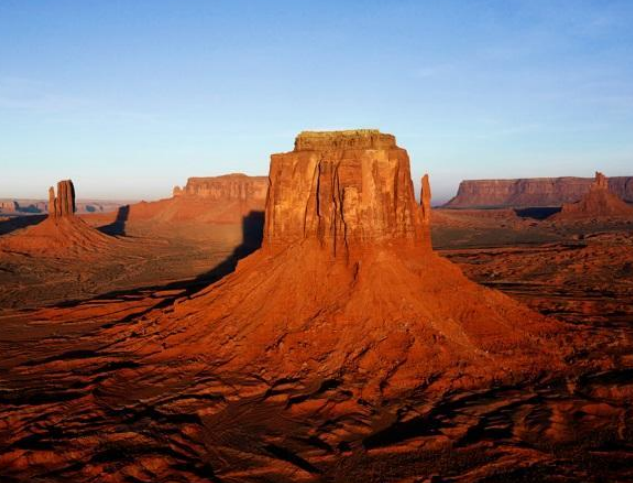
#> input picture TP1/image_test_1/vo.png, 633 x 483 px, found by its file name
$ jupyter execute TP1.ipynb
#> lines starting #> are read from the running program, lines starting #| are printed output that depends on the picture
# AI Lab Practical 1: Digital Image and Geometric Transformation

### 1. Introduction: Digital Image
A digital image is a numerical representation of a visual object, composed of picture elements called `pixels`, each
having an intensity value ranging from 0 to 255. In this section, we will focus on two types of images:
* Grayscale Image: Each pixel has a single value [0,1, . . .225], where 0 represents black and 255 represents
white.
* Color Image (RGB): Each pixel is represented by three values Rad, Green, and Blue with intensities ranging
from 0 to 255.

[cell 1]
import cv2 as cv
import numpy as np
from PIL import Image
import matplotlib.pyplot as plt

**Question 1**: Given a grayscale image and matrix of pixels value below:

**1.1.** What are the dimensions and pixel values of this image? Create an array from the given data and use
Matplotlib to visualize the image in Python. Does the output image look the same as the original image? Why
or why not? If it does not look the same, explain how you can transform it to match the original image.

[cell 2]
im = np.array([[11, 11, 0, 0, 11, 11],
                [11, 0, 1, 1, 0, 11],
                [0, 1, 10, 10, 1, 0],
                [0, 1, 10, 10, 1, 0],
                [11, 0, 1, 1, 0, 11],
                [11, 11, 0, 0, 11, 11]
                ])

print('pixels: ', im.shape)

plt.imshow(im, cmap='gray')
plt.axis('off')

**1.2.** Now we want reduce the size of original pixel to 4x4 using function `resize(m,n)` in OpenCV, Show result
by plot this image after resize and check the pixels value again. Any different from the original?

[cell 3]
# Resize Image

im = im.astype(float)
re_im = cv.resize(im, (4,4))
print('new pixels: ', re_im.shape)

plt.imshow(im, cmap='gray')
plt.axis('off')

**1.3.** Generate another two-color channel Green and Blue your self by keeping the Red channel has the same data
give in order to create a color image. What do you observe when you switch the color order from (R, G, B) to
(B, G, R) using a subplot layout of 1×2 (1 row and 2 columns)?

[cell 4]
def to_rgb(pixels):
    # Create an empty RGB array (same height & width, 3 color channels)
    h, w = pixels.shape
    rgb = np.zeros((h, w, 3), dtype=np.uint8)

    # Define mapping: [R, G, B]
    for i in range(h):
        for j in range(w):
            val = pixels[i, j]
            if val == 11:      # Blue
                rgb[i, j] = [0, 0, 255]
            elif val == 10:    # Red
                rgb[i, j] = [255, 0, 0]
            elif val == 0:     # Green
                rgb[i, j] = [0, 255, 0]
            elif val == 1:     # Yellow (mix of Red + Green)
                rgb[i, j] = [255, 255, 0]
            else:
                rgb[i, j] = [0, 0, 0]  # Default black if unmatched
    return rgb

rgb_image = to_rgb(im)

# Display the RGB image
plt.imshow(rgb_image)
plt.title("RGB Image (11=Blue, 10=Red, 0=Green, 1=Yellow)")
plt.axis('off')
plt.show()

[cell 5]
bgr_image = cv.cvtColor(rgb_image, cv.COLOR_RGB2BGR)

plt.imshow(bgr_image)
plt.title("BGR Image (11=Blue, 10=Red, 0=Green, 1=Yellow)")
plt.axis('off')
plt.show()

**Question 2:** Given that color (R-G-B) image `vo.png` from data folder name `image_test_1` you can use your picture. In this section we will work on real properties image and relation between color (R-G-B) to grayscale. For loading this image and setting name `im_cv` by using function `cv2.imread(“vo.png”)` in `OpenCV`, `im_plt` by using function `plt.imread(“vo.png”)` in `matplotlib`. Let an array name `arr_image` to be keep all intensity pixels ($R_0$, $G_0$, $B_0$).

**2.1.** Display this image using library `OpenCV` and `matplotlib`. Any different from both result and give remark?

[cell 6]
im_cv = cv.imread("/Users/somchannreaksmey/Documents/I4-AMS-B/Artificial-Intelligence/TP1/image_test_1/vo.png")
#> im_cv is the input picture: shape (483, 633, 3); mean B, G, R 97, 100.3, 128.6
im_cv_rgb = cv.cvtColor(im_cv, cv.COLOR_BGR2RGB)
plt.imshow(im_cv_rgb)
plt.axis('off')
plt.show()

[cell 7]
im_plt = plt.imread("/Users/somchannreaksmey/Documents/I4-AMS-B/Artificial-Intelligence/TP1/image_test_1/vo.png")
plt.imshow(im_plt)

[cell 8]
arr_image = cv.cvtColor(im_cv, cv.COLOR_RGB2BGR)
arr_image

**2.2.** Now let convert from color to grayscale by setting an array name `arr_gray1` is defined by $\frac{1}{3} (R_0 + G_0 + B_0)$
and `arr_gray2` is defined by the linear combination $0.2126R_0 + 0.7152G_0 + 0.0722B_0$ . Plot these images following two arrays above and finally using function directly `imread("image_name", cv2.IMREAD_GRAYSCALE)`

[cell 9]
im_gray = cv.imread("/Users/somchannreaksmey/Documents/I4-AMS-B/Artificial-Intelligence/TP1/image_test_1/vo.png", cv.IMREAD_GRAYSCALE)
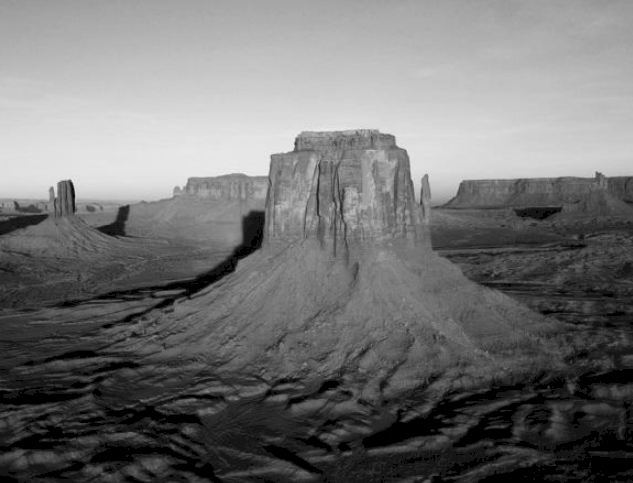
#> im_gray: shape (483, 633); min 0, max 242, mean 115.2
plt.imshow(im_gray, cmap="gray")

**2.3.** Now loading the image name `a.png` from folder name `image_test_1`, checking the image properties it is a grayscale or color (R-G-B)? why? It not grayscale so transform this image to grayscale.

[cell 10]
path = "/Users/somchannreaksmey/Documents/I4-AMS-B/Artificial-Intelligence/TP1/image_test_1/a.png"

im_a_cv = cv.imread(path)
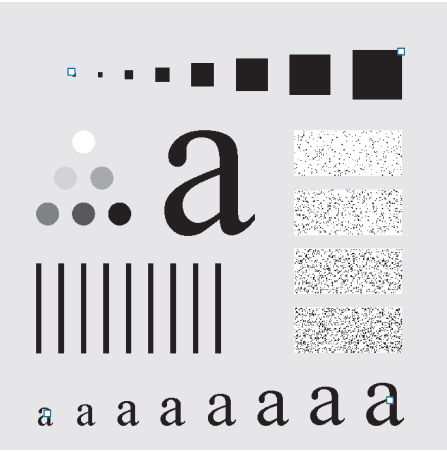
#> input picture TP1/image_test_1/a.png, 447 x 451 px, found by its file name
#> im_a_cv is the input picture: shape (451, 447, 3); mean B, G, R 213.5, 211.8, 212.1

print("cv.imread -> shape:", im_a_cv.shape, "dtype:", im_a_cv.dtype)
#| cv.imread -> shape: (451, 447, 3) dtype: uint8
# Determine type using cv.imread result
if im_a_cv.ndim == 2:
    print("Detected (from cv.imread): Grayscale image (2D array).")
elif im_a_cv.ndim == 3 and im_a_cv.shape[2] == 3:
    # check if all channels are identical -> effectively grayscale
    if np.allclose(im_a_cv[...,0], im_a_cv[...,1]) and np.allclose(im_a_cv[...,0], im_a_cv[...,2]):
        print("Detected (from cv.imread): 3-channel image but all channels equal -> effectively grayscale.")
    else:
        print("Detected (from cv.imread): Color image (BGR, 3 channels).")

[cell 11]
gray_from_cv = cv.cvtColor(im_a_cv, cv.COLOR_BGR2GRAY)
plt.imshow(gray_from_cv, cmap="gray")

## 2. Cropping an image
In objective to extract a specific region of interest (ROI) from an image using slicing operations. Concept of cropping an image means selecting a rectangular portion from the original image based on pixel coordinates:

$cropped = image[y_{start}, y_{end}, x_{start}, x_{end}]$

* $y$ is represent vertical axis row from top to bottom
* $x$ is represent horizontal axis column from left to right
* $image$ loading from your image dataset

Given an image name `a.png` from folder name `image_test_1`, as shown in picture below:

* The vertical coordinate $y \in [0, 451]$
* The horizontal coordinate $x \in [0, 447]$

**Question1:** Based on the original image, crop the regions defined by the bounding boxes corresponding to each color green, blue, and orange

[cell 12]
image = cv.imread(path)
cropped_green = image[110:250, 140:280]
plt.imshow(cropped_green)

[cell 13]
cropped_blue = image[120:230, 20:140]
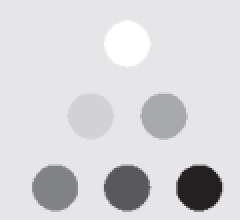
#> cropped_blue: shape (110, 120, 3) (shown 2 times larger); mean B, G, R 216.4, 214.5, 214.5
plt.imshow(cropped_blue)

[cell 14]
cropped_orange = image[380:440, 20:420]
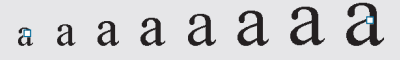
#> cropped_orange: shape (60, 400, 3); mean B, G, R 208.4, 206.4, 206.7
plt.imshow(cropped_orange)

**Question2:** Based on bounding boxes corresponding to each color green, blue, and orange, try to crop with another shape of bounding box such as circle.

[cell 15]
def circular_crop_region(img, y1, y2, x1, x2, bg_color=(255,255,255)):
    # Crop rectangular region then apply circular mask
    region = img[y1:y2, x1:x2].copy()
    h, w = region.shape[:2]
    center = (w // 2, h // 2)
    radius = min(h, w) // 2

    mask = np.zeros((h, w), dtype=np.uint8)
    cv.circle(mask, center, radius, 255, -1)           # filled circle mask
    mask_bool = mask.astype(bool)

    out = np.full_like(region, bg_color, dtype=region.dtype)
    out[mask_bool] = region[mask_bool]
    return out

# bounding boxes used earlier
boxes = {
    "green": (110, 250, 140, 280),
    "blue":  (120, 230,  20, 140),
    "orange":(380, 440,  20, 420),
}

circrops = {}
for name, (y1,y2,x1,x2) in boxes.items():
    circrops[name] = circular_crop_region(image, y1, y2, x1, x2)
#> after the loop, circrops = 3 items

# Display side-by-side (convert BGR->RGB for correct colors in matplotlib)
fig, axs = plt.subplots(1, 3, figsize=(12, 5))
for ax, (name, crop) in zip(axs, circrops.items()):
    ax.imshow(cv.cvtColor(crop, cv.COLOR_BGR2RGB))
    ax.set_title(f"{name} (circular crop)")
    ax.axis("off")
#> this loop made 3 passes
#> name on passes 1 to 3: 'green', 'blue', 'orange'
plt.tight_layout()

### 3. Geometric Transformation

Geometric operation of digital image consists of two basic operations `spatial (plan)` for transformation coordinate and `intensity interpolation` for assigned intensity values to spatially transform pixels. In this part we introduce geometric transformation operation:

$\begin{bmatrix}x'\\y'\\z'\end{bmatrix} = A\begin{bmatrix}x\\y\\1\end{bmatrix} = \begin{bmatrix}a_{11}&a_{12}&a_{13}\\a_{21}&a_{22}&a_{23}\\0&0&1\end{bmatrix} \begin{bmatrix}x\\y\\1\end{bmatrix}$

For the image has provided name a.png from folder name image_test_1, we will work on many transformation
methods according to the matrix A was given.

**Question 1:**

Given that a matrix $A = \begin{bmatrix}1&0&t_x\\0&1&t_y\\0&0&1\end{bmatrix}$ for image translation then the new coordinates are defined as $\begin{cases}x'=x+t_x\\y'=y+t_y\end{cases}$

Testing any values of $t_x$ and $t_y$ and then plot this image using matplotlib. For example, by replacing $(t_x, t_y)=(80,30)$ and $(30, 0)$

[cell 16]
# Image Translation Transformation
# Translation matrix: [1, 0, tx; 0, 1, ty; 0, 0, 1]

# Define translation parameters
translations = [(80, 30), (30, 0)]

fig, axs = plt.subplots(1, 3, figsize=(15, 5))

# Original image
axs[0].imshow(cv.cvtColor(image, cv.COLOR_BGR2RGB))
axs[0].set_title("Original Image")
axs[0].axis('off')

# Apply translations
for idx, (tx, ty) in enumerate(translations):
    # Create translation matrix
    M = np.float32([[1, 0, tx],
                    [0, 1, ty]])

    # Apply affine transformation
    translated = cv.warpAffine(image, M, (image.shape[1], image.shape[0]))

    # Plot result
    axs[idx + 1].imshow(cv.cvtColor(translated, cv.COLOR_BGR2RGB))
    axs[idx + 1].set_title(f"Translation (tx={tx}, ty={ty})")
    axs[idx + 1].axis('off')

plt.tight_layout()
plt.show()

**Question 2:**
Given that a matrix $A = \begin{bmatrix}\cos(\theta)&-\sin(\theta)&0\\\sin(\theta)&\cos(\theta)&0\\0&0&1\end{bmatrix}$ for image translation then the new coordinates are defined as $\begin{cases}x'=x\cos(\theta)+y\sin(\theta)\\y'=x\sin(\theta)+y\cos(\theta)\end{cases}$

**2.1.** Testing any values of $\theta = [30^o, 45^o, 60^o]$ and then plot this image using matplotlib as picture below

[cell 17]
# Image Rotation Transformation
# Rotation matrix: [cos(θ), -sin(θ), 0; sin(θ), cos(θ), 0; 0, 0, 1]

# Define rotation angles in degrees
angles = [30, 45, 60]

fig, axs = plt.subplots(1, 4, figsize=(16, 4))

# Original image
axs[0].imshow(cv.cvtColor(image, cv.COLOR_BGR2RGB))
axs[0].set_title("Original Image")
axs[0].axis('off')

# Apply rotations
for idx, angle in enumerate(angles):
    # Get image center
    h, w = image.shape[:2]
    center = (w // 2, h // 2)

    # Get rotation matrix
    M = cv.getRotationMatrix2D(center, angle, 1.0)

    # Apply rotation
    rotated = cv.warpAffine(image, M, (w, h))

    # Plot result
    axs[idx + 1].imshow(cv.cvtColor(rotated, cv.COLOR_BGR2RGB))
    axs[idx + 1].set_title(f"Rotation θ={angle}°")
    axs[idx + 1].axis('off')
#> this loop made 3 passes
#> M on passes 1 to 3: [[0.866, 0.5, -82.62], [-0.5, 0.866, 141.6]], [[0.707, 0.707, -93.78], [-0.707, 0.707, 223.6]], [[0.5, 0.866, -83.36], [-0.866, 0.5, 305.6]]
#> pass 1, `rotated = cv.warpAffine(image, M, (w, h))`:
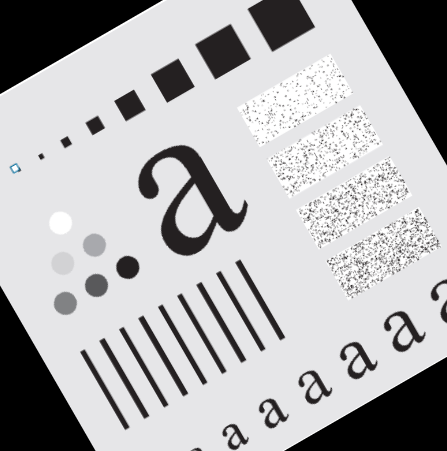
#> rotated: shape (451, 447, 3); mean B, G, R 178.5, 177, 177.4

plt.tight_layout()
plt.show()
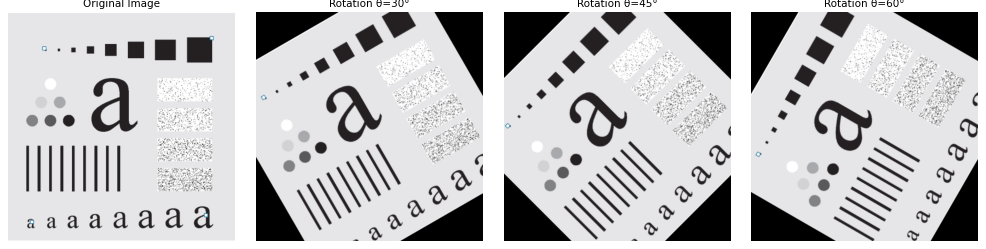
#> figure drawn by matplotlib, 4 panels

**2.2.** Combine both technique rotation and translation at the same time by testing the parameter value $(\theta, t_x, t_y) = [(300, 30,60), (450, 0,80)] $ and then using a subplot layout of 1×3 (1 row and 3 columns) of the result original image, and another two receive from the transformation.

[cell 18]
# Combined Rotation and Translation Transformation
# Parameters: (θ, tx, ty) = [(300, 30, 60), (450, 0, 80)]

# Define transformation parameters
params = [(300, 30, 60), (450, 0, 80)]

fig, axs = plt.subplots(1, 3, figsize=(15, 5))

# Original image
axs[0].imshow(cv.cvtColor(image, cv.COLOR_BGR2RGB))
axs[0].set_title("Original Image")
axs[0].axis('off')

# Apply combined rotation and translation
for idx, (theta, tx, ty) in enumerate(params):
    # Get image center
    h, w = image.shape[:2]
    center = (w // 2, h // 2)

    # Get rotation matrix around center
    M_rot = cv.getRotationMatrix2D(center, theta, 1.0)

    # Add translation to the rotation matrix
    M_rot[0, 2] += tx
    M_rot[1, 2] += ty

    # Apply combined transformation
    transformed = cv.warpAffine(image, M_rot, (w, h))

    # Plot result
    axs[idx + 1].imshow(cv.cvtColor(transformed, cv.COLOR_BGR2RGB))
    axs[idx + 1].set_title(f"θ={theta}°, tx={tx}, ty={ty}")
    axs[idx + 1].axis('off')
#> this loop made 2 passes
#> pass 1, `transformed = cv.warpAffine(image, M_rot, (w, h))`:
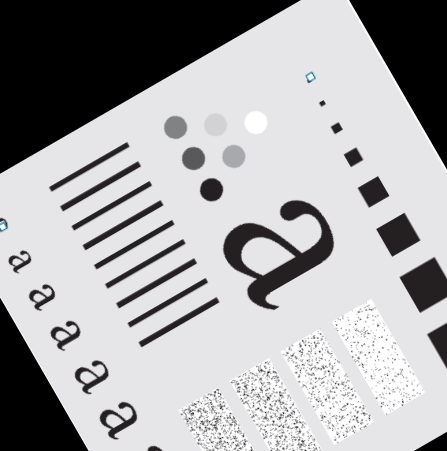
#> transformed: shape (451, 447, 3); mean B, G, R 169.1, 167.7, 168

plt.tight_layout()
plt.show()

**Question 2:**

Given that a matrix $A_v = \begin{bmatrix}1&s_v&0\\0&1&0\\0&0&1\end{bmatrix}$ and $A_h = \begin{bmatrix}1&0&0\\s_h&1&0\\0&0&1\end{bmatrix}$ represent a `shear` vertical and horizontal respectively. The new coordinates are defined as:

$\begin{cases}x'_v=x+s_vy\\y'_v=y\end{cases}$ and $\begin{cases}x'_h=x\\y'_h=s_hx+y\end{cases}$

Testing the value of $s_v=0.5$ and $s_h=0.5$ then subplot layout 1×3 (1 row and 3 columns) as picture given

[cell 19]
# Image Shear Transformation
# Vertical shear matrix: [1, sv, 0; 0, 1, 0; 0, 0, 1]
# Horizontal shear matrix: [1, 0, 0; sh, 1, 0; 0, 0, 1]

# Define shear parameters
sv = 0.5  # vertical shear
sh = 0.5  # horizontal shear

fig, axs = plt.subplots(1, 3, figsize=(15, 5))

# Original image
axs[0].imshow(cv.cvtColor(image, cv.COLOR_BGR2RGB))
axs[0].set_title("Original Image")
axs[0].axis('off')

# Vertical shear transformation
M_v = np.float32([[1, sv, 0],
                  [0, 1, 0]])
sheared_v = cv.warpAffine(image, M_v, (image.shape[1], image.shape[0]))
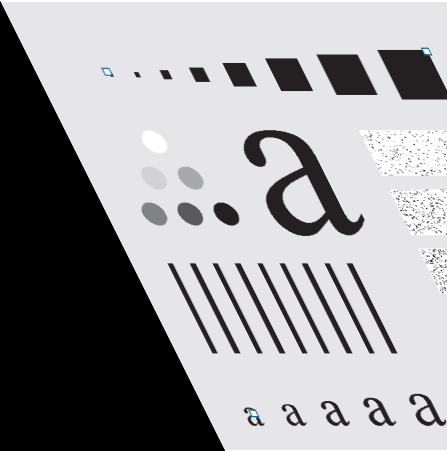
#> sheared_v: shape (451, 447, 3); mean B, G, R 157.4, 156, 156.3
axs[1].imshow(cv.cvtColor(sheared_v, cv.COLOR_BGR2RGB))
axs[1].set_title(f"Vertical Shear (sv={sv})")
axs[1].axis('off')

# Horizontal shear transformation
M_h = np.float32([[1, 0, 0],
                  [sh, 1, 0]])
sheared_h = cv.warpAffine(image, M_h, (image.shape[1], image.shape[0]))
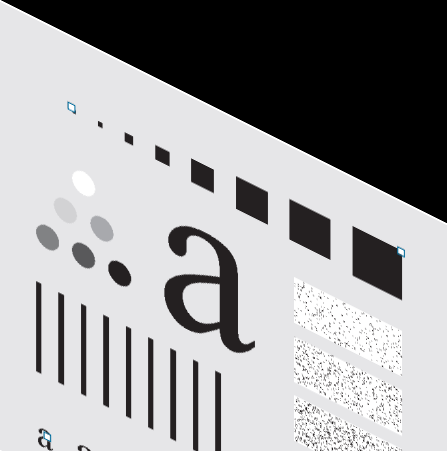
#> sheared_h: shape (451, 447, 3); mean B, G, R 159.5, 158.1, 158.4
axs[2].imshow(cv.cvtColor(sheared_h, cv.COLOR_BGR2RGB))
axs[2].set_title(f"Horizontal Shear (sh={sh})")
axs[2].axis('off')

plt.tight_layout()
plt.show()
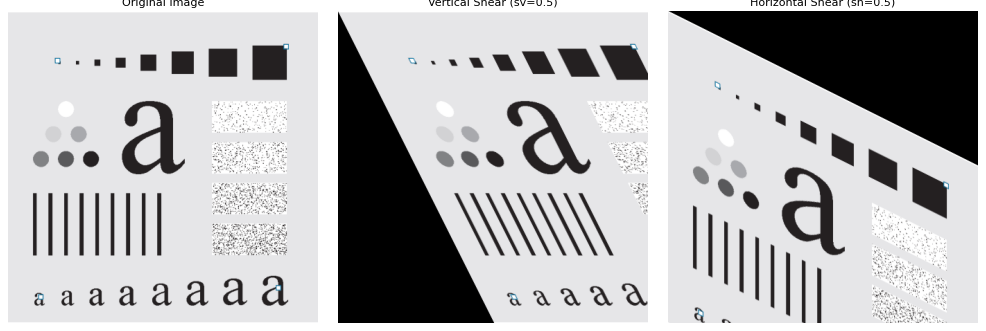
#> figure drawn by matplotlib, 3 panels
